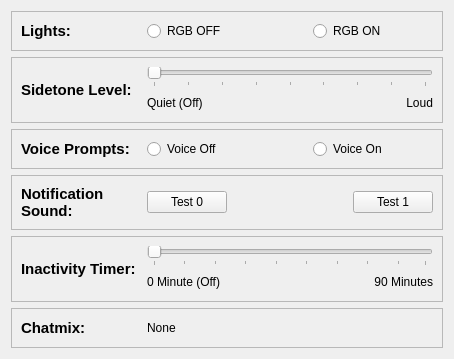
      <widget class="QWidget" name="otherTab">
       <property name="sizePolicy">
        <sizepolicy hsizetype="Preferred" vsizetype="Minimum">
         <horstretch>0</horstretch>
         <verstretch>0</verstretch>
        </sizepolicy>
       </property>
       <attribute name="title">
        <string>Other</string>
       </attribute>
       <layout class="QVBoxLayout" name="verticalLayout_7">
        <item>
         <widget class="QFrame" name="lightFrame">
          <property name="sizePolicy">
           <sizepolicy hsizetype="Minimum" vsizetype="Minimum">
            <horstretch>0</horstretch>
            <verstretch>0</verstretch>
           </sizepolicy>
          </property>
          <property name="frameShape">
           <enum>QFrame::Shape::StyledPanel</enum>
          </property>
          <property name="frameShadow">
           <enum>QFrame::Shadow::Raised</enum>
          </property>
          <layout class="QHBoxLayout" name="horizontalLayout_17">
           <item>
            <widget class="QLabel" name="lightLabel">
             <property name="sizePolicy">
              <sizepolicy hsizetype="Preferred" vsizetype="Minimum">
               <horstretch>0</horstretch>
               <verstretch>0</verstretch>
              </sizepolicy>
             </property>
             <property name="minimumSize">
              <size>
               <width>120</width>
               <height>0</height>
              </size>
             </property>
             <property name="maximumSize">
              <size>
               <width>120</width>
               <height>16777215</height>
              </size>
             </property>
             <property name="font">
              <font>
               <family>Segoe UI</family>
               <pointsize>11</pointsize>
               <italic>false</italic>
               <bold>true</bold>
              </font>
             </property>
             <property name="text">
              <string>Lights:</string>
             </property>
             <property name="alignment">
              <set>Qt::AlignmentFlag::AlignLeading|Qt::AlignmentFlag::AlignLeft|Qt::AlignmentFlag::AlignVCenter</set>
             </property>
             <property name="wordWrap">
              <bool>true</bool>
             </property>
            </widget>
           </item>
           <item>
            <widget class="QRadioButton" name="offlightButton">
             <property name="minimumSize">
              <size>
               <width>120</width>
               <height>0</height>
              </size>
             </property>
             <property name="text">
              <string>RGB OFF</string>
             </property>
            </widget>
           </item>
           <item>
            <spacer name="horizontalSpacer_9">
             <property name="orientation">
              <enum>Qt::Orientation::Horizontal</enum>
             </property>
             <property name="sizeHint" stdset="0">
              <size>
               <width>40</width>
               <height>20</height>
              </size>
             </property>
            </spacer>
           </item>
           <item>
            <widget class="QRadioButton" name="onlightButton">
             <property name="minimumSize">
              <size>
               <width>120</width>
               <height>0</height>
              </size>
             </property>
             <property name="text">
              <string>RGB ON</string>
             </property>
            </widget>
           </item>
          </layout>
         </widget>
        </item>
        <item>
         <widget class="QFrame" name="sidetoneFrame">
          <property name="sizePolicy">
           <sizepolicy hsizetype="Minimum" vsizetype="Minimum">
            <horstretch>0</horstretch>
            <verstretch>0</verstretch>
           </sizepolicy>
          </property>
          <property name="frameShape">
           <enum>QFrame::Shape::StyledPanel</enum>
          </property>
          <property name="frameShadow">
           <enum>QFrame::Shadow::Raised</enum>
          </property>
          <layout class="QHBoxLayout" name="horizontalLayout_14">
           <item>
            <widget class="QLabel" name="sidetoneLabel">
             <property name="sizePolicy">
              <sizepolicy hsizetype="Preferred" vsizetype="Minimum">
               <horstretch>0</horstretch>
               <verstretch>0</verstretch>
              </sizepolicy>
             </property>
             <property name="minimumSize">
              <size>
               <width>120</width>
               <height>0</height>
              </size>
             </property>
             <property name="font">
              <font>
               <family>Segoe UI</family>
               <pointsize>11</pointsize>
               <italic>false</italic>
               <bold>true</bold>
              </font>
             </property>
             <property name="text">
              <string>Sidetone Level:</string>
             </property>
             <property name="alignment">
              <set>Qt::AlignmentFlag::AlignLeading|Qt::AlignmentFlag::AlignLeft|Qt::AlignmentFlag::AlignVCenter</set>
             </property>
             <property name="wordWrap">
              <bool>true</bool>
             </property>
            </widget>
           </item>
           <item>
            <layout class="QVBoxLayout" name="verticalLayout">
             <property name="sizeConstraint">
              <enum>QLayout::SizeConstraint::SetDefaultConstraint</enum>
             </property>
             <item>
              <widget class="QSlider" name="sidetoneSlider">
               <property name="maximum">
                <number>128</number>
               </property>
               <property name="pageStep">
                <number>16</number>
               </property>
               <property name="orientation">
                <enum>Qt::Orientation::Horizontal</enum>
               </property>
               <property name="tickPosition">
                <enum>QSlider::TickPosition::TicksBelow</enum>
               </property>
               <property name="tickInterval">
                <number>16</number>
               </property>
              </widget>
             </item>
             <item>
              <layout class="QHBoxLayout" name="horizontalLayout_5">
               <item>
                <widget class="QLabel" name="labelQuiet">
                 <property name="text">
                  <string>Quiet (Off)</string>
                 </property>
                </widget>
               </item>
               <item>
                <spacer name="horizontalSpacer">
                 <property name="orientation">
                  <enum>Qt::Orientation::Horizontal</enum>
                 </property>
                 <property name="sizeHint" stdset="0">
                  <size>
                   <width>40</width>
                   <height>20</height>
                  </size>
                 </property>
                </spacer>
               </item>
               <item>
                <widget class="QLabel" name="labelLoud">
                 <property name="layoutDirection">
                  <enum>Qt::LayoutDirection::LeftToRight</enum>
                 </property>
                 <property name="text">
                  <string>Loud</string>
                 </property>
                 <property name="alignment">
                  <set>Qt::AlignmentFlag::AlignRight|Qt::AlignmentFlag::AlignTrailing|Qt::AlignmentFlag::AlignVCenter</set>
                 </property>
                </widget>
               </item>
              </layout>
             </item>
            </layout>
           </item>
          </layout>
         </widget>
        </item>
        <item>
         <widget class="QFrame" name="voicepromptFrame">
          <property name="sizePolicy">
           <sizepolicy hsizetype="Minimum" vsizetype="Minimum">
            <horstretch>0</horstretch>
            <verstretch>0</verstretch>
           </sizepolicy>
          </property>
          <property name="frameShape">
           <enum>QFrame::Shape::StyledPanel</enum>
          </property>
          <property name="frameShadow">
           <enum>QFrame::Shadow::Raised</enum>
          </property>
          <layout class="QHBoxLayout" name="horizontalLayout_16">
           <item>
            <widget class="QLabel" name="voiceLabel">
             <property name="sizePolicy">
              <sizepolicy hsizetype="Preferred" vsizetype="Minimum">
               <horstretch>0</horstretch>
               <verstretch>0</verstretch>
              </sizepolicy>
             </property>
             <property name="minimumSize">
              <size>
               <width>120</width>
               <height>10</height>
              </size>
             </property>
             <property name="maximumSize">
              <size>
               <width>120</width>
               <height>16777215</height>
              </size>
             </property>
             <property name="font">
              <font>
               <family>Segoe UI</family>
               <pointsize>11</pointsize>
               <italic>false</italic>
               <bold>true</bold>
              </font>
             </property>
             <property name="text">
              <string>Voice Prompts:</string>
             </property>
             <property name="alignment">
              <set>Qt::AlignmentFlag::AlignLeading|Qt::AlignmentFlag::AlignLeft|Qt::AlignmentFlag::AlignVCenter</set>
             </property>
             <property name="wordWrap">
              <bool>true</bool>
             </property>
            </widget>
           </item>
           <item>
            <layout class="QHBoxLayout" name="horizontalLayout">
             <item>
              <widget class="QRadioButton" name="voiceOffButton">
               <property name="minimumSize">
                <size>
                 <width>120</width>
                 <height>0</height>
                </size>
               </property>
               <property name="text">
                <string>Voice Off</string>
               </property>
              </widget>
             </item>
             <item>
              <spacer name="horizontalSpacer_10">
               <property name="orientation">
                <enum>Qt::Orientation::Horizontal</enum>
               </property>
               <property name="sizeHint" stdset="0">
                <size>
                 <width>40</width>
                 <height>20</height>
                </size>
               </property>
              </spacer>
             </item>
             <item>
              <widget class="QRadioButton" name="voiceOnButton">
               <property name="minimumSize">
                <size>
                 <width>120</width>
                 <height>0</height>
                </size>
               </property>
               <property name="text">
                <string>Voice On</string>
               </property>
              </widget>
             </item>
            </layout>
           </item>
          </layout>
         </widget>
        </item>
        <item>
         <widget class="QFrame" name="notificationFrame">
          <property name="sizePolicy">
           <sizepolicy hsizetype="Minimum" vsizetype="Minimum">
            <horstretch>0</horstretch>
            <verstretch>0</verstretch>
           </sizepolicy>
          </property>
          <property name="frameShape">
           <enum>QFrame::Shape::StyledPanel</enum>
          </property>
          <property name="frameShadow">
           <enum>QFrame::Shadow::Raised</enum>
          </property>
          <layout class="QHBoxLayout" name="horizontalLayout_24">
           <item>
            <widget class="QLabel" name="noticationLabel">
             <property name="sizePolicy">
              <sizepolicy hsizetype="Minimum" vsizetype="Preferred">
               <horstretch>0</horstretch>
               <verstretch>0</verstretch>
              </sizepolicy>
             </property>
             <property name="minimumSize">
              <size>
               <width>120</width>
               <height>0</height>
              </size>
             </property>
             <property name="maximumSize">
              <size>
               <width>120</width>
               <height>16777215</height>
              </size>
             </property>
             <property name="font">
              <font>
               <family>Segoe UI</family>
               <pointsize>11</pointsize>
               <italic>false</italic>
               <bold>true</bold>
              </font>
             </property>
             <property name="text">
              <string>Notification Sound:</string>
             </property>
             <property name="wordWrap">
              <bool>true</bool>
             </property>
            </widget>
           </item>
           <item>
            <layout class="QHBoxLayout" name="horizontalLayout_25">
             <item>
              <widget class="QPushButton" name="notification0Button">
               <property name="text">
                <string>Test 0</string>
               </property>
              </widget>
             </item>
             <item>
              <spacer name="horizontalSpacer_12">
               <property name="orientation">
                <enum>Qt::Orientation::Horizontal</enum>
               </property>
               <property name="sizeHint" stdset="0">
                <size>
                 <width>40</width>
                 <height>20</height>
                </size>
               </property>
              </spacer>
             </item>
             <item>
              <widget class="QPushButton" name="notification1Button">
               <property name="text">
                <string>Test 1</string>
               </property>
              </widget>
             </item>
            </layout>
           </item>
          </layout>
         </widget>
        </item>
        <item>
         <widget class="QFrame" name="inactivityFrame">
          <property name="sizePolicy">
           <sizepolicy hsizetype="Minimum" vsizetype="Minimum">
            <horstretch>0</horstretch>
            <verstretch>0</verstretch>
           </sizepolicy>
          </property>
          <property name="frameShape">
           <enum>QFrame::Shape::StyledPanel</enum>
          </property>
          <property name="frameShadow">
           <enum>QFrame::Shadow::Raised</enum>
          </property>
          <layout class="QHBoxLayout" name="horizontalLayout_15">
           <item>
            <widget class="QLabel" name="inactivityLabel">
             <property name="sizePolicy">
              <sizepolicy hsizetype="Preferred" vsizetype="Minimum">
               <horstretch>0</horstretch>
               <verstretch>0</verstretch>
              </sizepolicy>
             </property>
             <property name="minimumSize">
              <size>
               <width>120</width>
               <height>0</height>
              </size>
             </property>
             <property name="maximumSize">
              <size>
               <width>120</width>
               <height>16777215</height>
              </size>
             </property>
             <property name="font">
              <font>
               <family>Segoe UI</family>
               <pointsize>11</pointsize>
               <italic>false</italic>
               <bold>true</bold>
              </font>
             </property>
             <property name="text">
              <string>Inactivity Timer:</string>
             </property>
             <property name="alignment">
              <set>Qt::AlignmentFlag::AlignLeading|Qt::AlignmentFlag::AlignLeft|Qt::AlignmentFlag::AlignVCenter</set>
             </property>
             <property name="wordWrap">
              <bool>true</bool>
             </property>
            </widget>
           </item>
           <item>
            <layout class="QVBoxLayout" name="verticalLayout_2">
             <item>
              <widget class="QSlider" name="inactivitySlider">
               <property name="minimum">
                <number>1</number>
               </property>
               <property name="maximum">
                <number>90</number>
               </property>
               <property name="orientation">
                <enum>Qt::Orientation::Horizontal</enum>
               </property>
               <property name="tickPosition">
                <enum>QSlider::TickPosition::TicksBelow</enum>
               </property>
               <property name="tickInterval">
                <number>10</number>
               </property>
              </widget>
             </item>
             <item>
              <layout class="QHBoxLayout" name="horizontalLayout_11">
               <item>
                <widget class="QLabel" name="label_4">
                 <property name="text">
                  <string>0 Minute (Off)</string>
                 </property>
                </widget>
               </item>
               <item>
                <spacer name="horizontalSpacer_3">
                 <property name="orientation">
                  <enum>Qt::Orientation::Horizontal</enum>
                 </property>
                 <property name="sizeHint" stdset="0">
                  <size>
                   <width>40</width>
                   <height>20</height>
                  </size>
                 </property>
                </spacer>
               </item>
               <item>
                <widget class="QLabel" name="label_3">
                 <property name="text">
                  <string>90 Minutes</string>
                 </property>
                 <property name="alignment">
                  <set>Qt::AlignmentFlag::AlignRight|Qt::AlignmentFlag::AlignTrailing|Qt::AlignmentFlag::AlignVCenter</set>
                 </property>
                </widget>
               </item>
              </layout>
             </item>
            </layout>
           </item>
          </layout>
         </widget>
        </item>
        <item>
         <widget class="QFrame" name="chatmixFrame">
          <property name="sizePolicy">
           <sizepolicy hsizetype="Minimum" vsizetype="Minimum">
            <horstretch>0</horstretch>
            <verstretch>0</verstretch>
           </sizepolicy>
          </property>
          <property name="frameShape">
           <enum>QFrame::Shape::StyledPanel</enum>
          </property>
          <property name="frameShadow">
           <enum>QFrame::Shadow::Raised</enum>
          </property>
          <layout class="QHBoxLayout" name="horizontalLayout_7">
           <item>
            <widget class="QLabel" name="chatmixLabel">
             <property name="sizePolicy">
              <sizepolicy hsizetype="Preferred" vsizetype="Minimum">
               <horstretch>0</horstretch>
               <verstretch>0</verstretch>
              </sizepolicy>
             </property>
             <property name="minimumSize">
              <size>
               <width>120</width>
               <height>0</height>
              </size>
             </property>
             <property name="maximumSize">
              <size>
               <width>120</width>
               <height>16777215</height>
              </size>
             </property>
             <property name="font">
              <font>
               <family>Segoe UI</family>
               <pointsize>11</pointsize>
               <italic>false</italic>
               <bold>true</bold>
              </font>
             </property>
             <property name="text">
              <string>Chatmix:</string>
             </property>
             <property name="wordWrap">
              <bool>true</bool>
             </property>
            </widget>
           </item>
           <item>
            <widget class="QLabel" name="chatmixvalueLabel">
             <property name="sizePolicy">
              <sizepolicy hsizetype="Preferred" vsizetype="Minimum">
               <horstretch>0</horstretch>
               <verstretch>0</verstretch>
              </sizepolicy>
             </property>
             <property name="text">
              <string>None</string>
             </property>
            </widget>
           </item>
           <item>
            <widget class="QLabel" name="chatmixstatusLabel">
             <property name="minimumSize">
              <size>
               <width>30</width>
               <height>0</height>
              </size>
             </property>
             <property name="text">
              <string/>
             </property>
            </widget>
           </item>
           <item>
            <spacer name="horizontalSpacer_2">
             <property name="orientation">
              <enum>Qt::Orientation::Horizontal</enum>
             </property>
             <property name="sizeHint" stdset="0">
              <size>
               <width>217</width>
               <height>20</height>
              </size>
             </property>
            </spacer>
           </item>
          </layout>
         </widget>
        </item>
        <item>
         <spacer name="verticalSpacer_3">
          <property name="orientation">
           <enum>Qt::Orientation::Vertical</enum>
          </property>
          <property name="sizeType">
           <enum>QSizePolicy::Policy::MinimumExpanding</enum>
          </property>
          <property name="sizeHint" stdset="0">
           <size>
            <width>20</width>
            <height>0</height>
           </size>
          </property>
         </spacer>
        </item>
       </layout>
      </widget>
